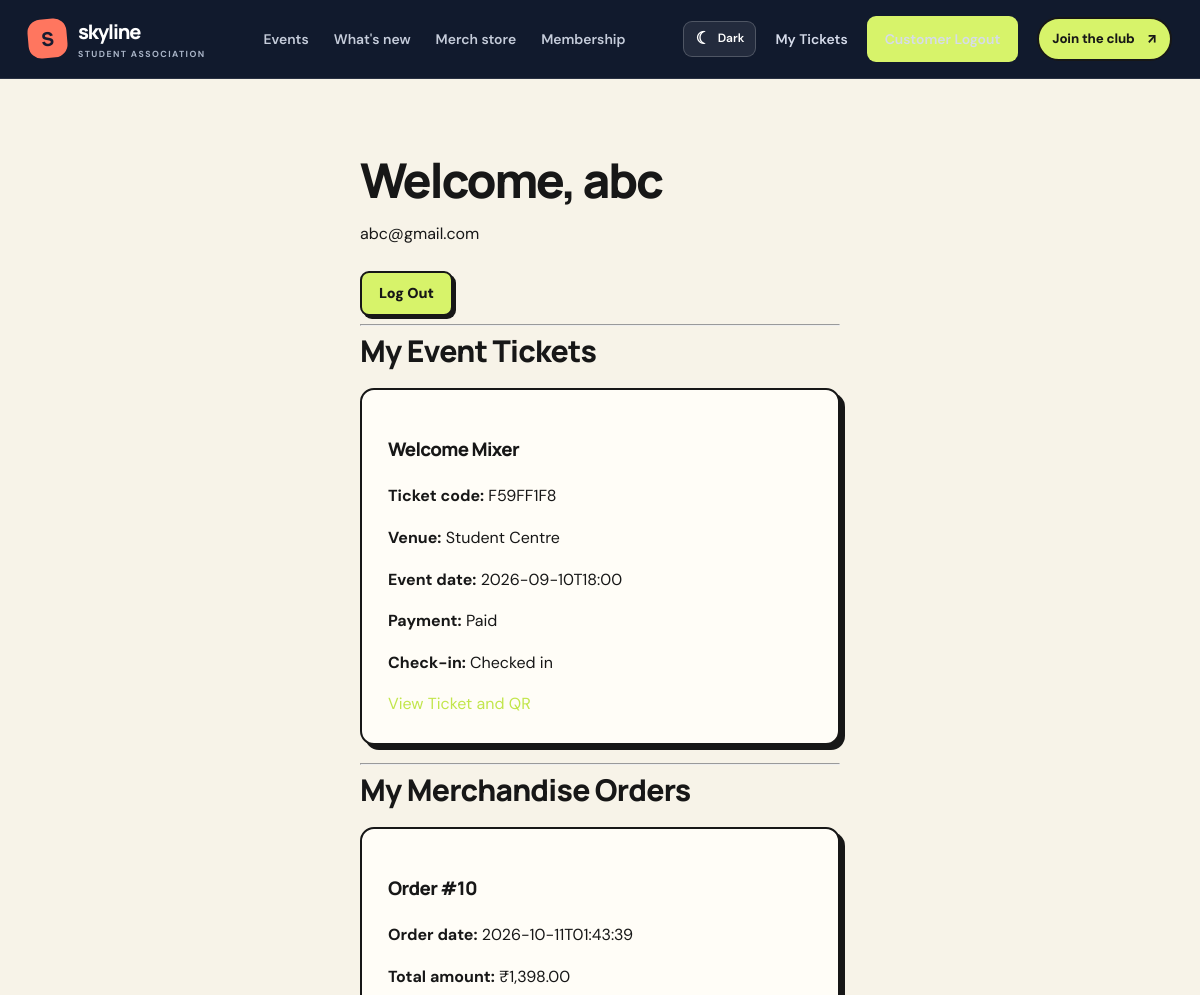
Before: /customer-dashboard (signed in, upper part) with the older database file.
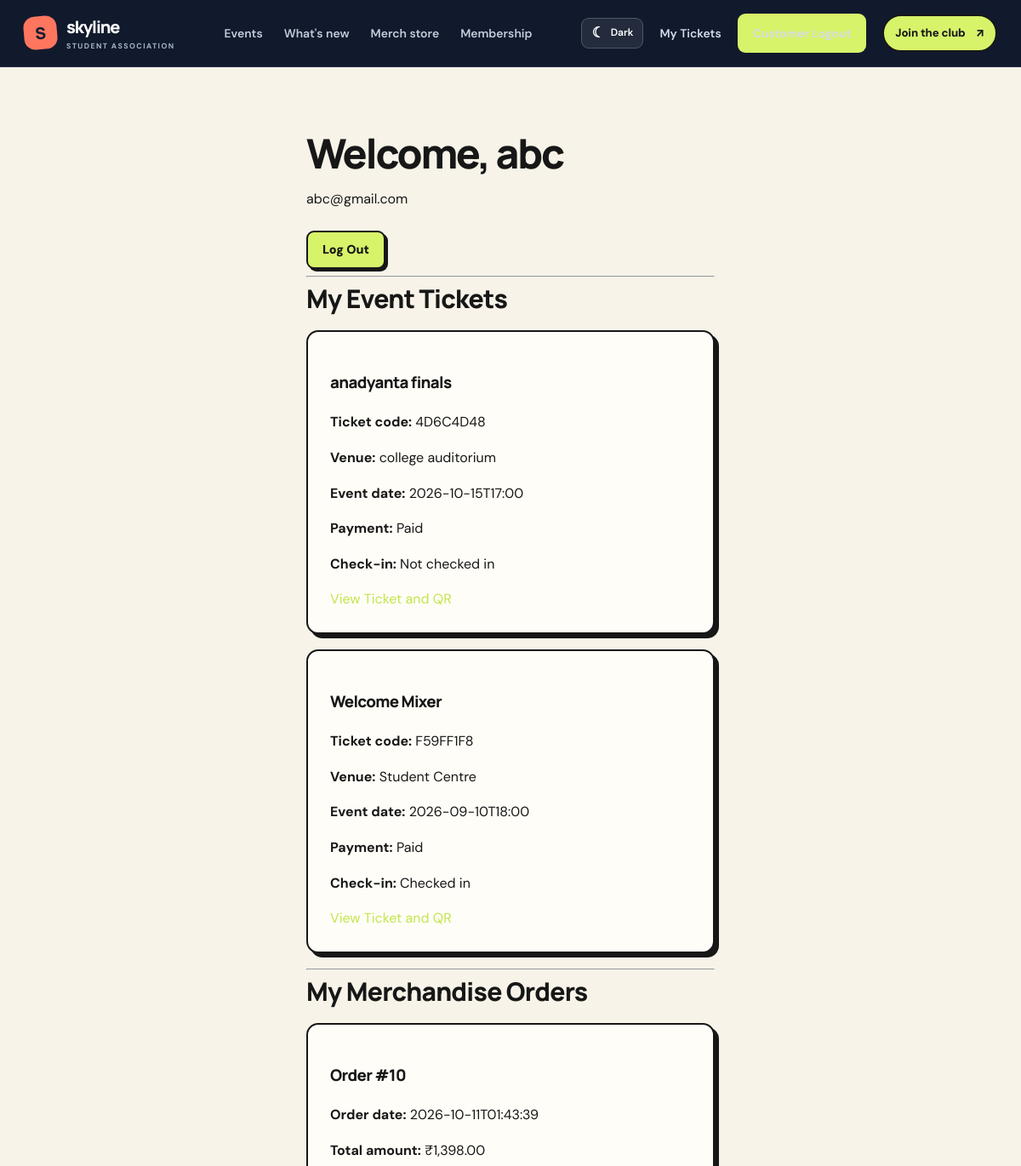
After: the same page with the newer database file.
### tables this page shows
CREATE TABLE tickets (
    id INTEGER PRIMARY KEY,
    event_id INTEGER NOT NULL REFERENCES events(id),
    name TEXT NOT NULL,
    email TEXT NOT NULL,
    code TEXT UNIQUE NOT NULL,
    batch TEXT NOT NULL,
    price_paid REAL NOT NULL DEFAULT 0,
    is_member INTEGER NOT NULL DEFAULT 0,
    paid INTEGER NOT NULL DEFAULT 0,
    created_at TEXT NOT NULL,
    checked_in_at TEXT
);

CREATE TABLE events (
    id INTEGER PRIMARY KEY,
    name TEXT NOT NULL,
    description TEXT,
    venue TEXT,
    starts_at TEXT NOT NULL,
    capacity INTEGER NOT NULL,
    member_price REAL NOT NULL DEFAULT 0,
    public_price REAL NOT NULL DEFAULT 0,
    created_at TEXT NOT NULL
, thumbnail_filename TEXT, location_address TEXT, maps_url TEXT);

CREATE TABLE orders (
    id INTEGER PRIMARY KEY,
    token TEXT UNIQUE NOT NULL,
    name TEXT NOT NULL,
    email TEXT NOT NULL,
    subtotal REAL NOT NULL,
    discount REAL NOT NULL DEFAULT 0,
    total REAL NOT NULL,
    status TEXT NOT NULL DEFAULT 'pending',
    created_at TEXT NOT NULL,
    paid_at TEXT
, phone TEXT NOT NULL DEFAULT '', address TEXT NOT NULL DEFAULT '', city TEXT NOT NULL DEFAULT '', pincode TEXT NOT NULL DEFAULT '', delivery_status TEXT NOT NULL DEFAULT 'Order Placed');

### app.py (the view)
@app.get('/customer-dashboard')
def customer_dashboard():
    customer_id = session.get('customer_id')
    if not customer_id:
        flash('Please log in to view your account.', 'info')
        return redirect(url_for('customer_login'))
    customer = query(
        'SELECT id, name, email FROM customer_accounts WHERE id = ?',
        (customer_id,),
        one=True
    )
    if not customer:
        session.clear()
        flash('Account not found. Please log in again.', 'error')
        return redirect(url_for('customer_login'))
    tickets = query(
        '''
        SELECT t.*, e.name AS event_name, e.venue, e.starts_at
        FROM tickets t
        JOIN events e ON e.id = t.event_id
        WHERE LOWER(t.email) = LOWER(?)
        ORDER BY t.id DESC
        ''',
        (customer['email'],)
    )
    orders = query(
        '''
        SELECT id, email, total, status, delivery_status,
               address, city, pincode, created_at, paid_at
        FROM orders
        WHERE LOWER(email) = LOWER(?)
        ORDER BY id DESC
        ''',
        (customer['email'],)
    )
    return render_template(
        'customer_dashboard.html',
        customer=customer,
        tickets=tickets,
        orders=orders
    )

### app.py (called while the page is built)
@app.context_processor
def inject_csrf_token():
    from flask_wtf.csrf import generate_csrf
    return {"csrf_token": generate_csrf}

@app.template_filter('money')
def money_filter(value):
    return f"₹{float(value or 0):,.2f}"

@app.context_processor
def inject_globals():
    return {'is_admin': bool(session.get('admin')), 'status_of': member_status}

### db.py (called while the page is built)
def get_db():
    if 'db' not in g:
        g.db = sqlite3.connect(DB_PATH)
        g.db.row_factory = sqlite3.Row
        g.db.execute('PRAGMA foreign_keys = ON')
    return g.db

def query(sql, args=(), one=False):
    cur = get_db().execute(sql, args)
    rows = cur.fetchall()
    cur.close()
    if one:
        return rows[0] if rows else None
    return rows

### templates/customer_dashboard.html (shortened to what this page needs)
{% extends "base.html" %}
{% block content %}
<section class="login-page">
    <h1>Welcome, {{ customer['name'] }}</h1>
    <p>{{ customer['email'] }}</p>
    <form method="POST" action="{{ url_for('customer_logout') }}">
        <button class="button" type="submit">Log Out</button>
    </form>
    <hr>
    <h2>My Event Tickets</h2>
    {% if tickets %}
        {% for ticket in tickets %}
            <div class="card">
                <h3>{{ ticket['event_name'] }}</h3>
                <p>
                    <strong>Ticket code:</strong>
                    {{ ticket['code'] }}
                </p>
                <p>
                    <strong>Venue:</strong>
                    {{ ticket['venue'] or 'To be announced' }}
                </p>
                <p>
                    <strong>Event date:</strong>
                    {{ ticket['starts_at'] }}
                </p>
                <p>
                    <strong>Payment:</strong>
                    {{ 'Paid' if ticket['paid'] else 'Pending' }}
                </p>
                <p>
                    <strong>Check-in:</strong>
                    {{ 'Checked in' if ticket['checked_in_at'] else 'Not checked in' }}
                </p>
                {% if ticket['paid'] %}
                    <a class="button"
                       href="{{ url_for('tickets_page', batch=ticket['batch']) }}">
                        View Ticket and QR
                    </a>
                {% endif %}
            </div>
        {% endfor %}
    {% endif %}
    <hr>
    <h2>My Merchandise Orders</h2>
    {% if orders %}
        {% for order in orders %}
            <div class="card">
                <h3>Order #{{ order['id'] }}</h3>
                <p>
                    <strong>Order date:</strong>
                    {{ order['created_at'] }}
                </p>
                <p>
                    <strong>Total amount:</strong>
                    {{ order['total']|money }}
                </p>
            </div>
        {% endfor %}
    {% endif %}
</section>
{% endblock %}

Changed rows visible on the page:
added tickets: event_name "anadyanta finals", code "4D6C4D48", venue "college auditorium", starts_at "2026-10-15T17:00", paid "Paid", checked_in_at "Not checked in"
